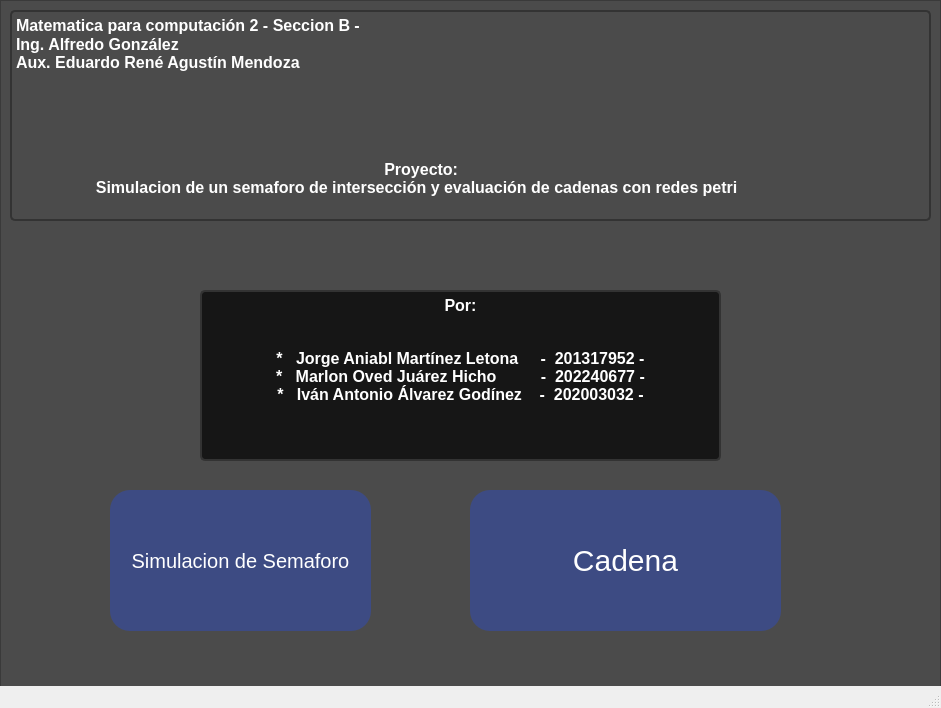
<?xml version="1.0" encoding="UTF-8"?>
<ui version="4.0">
 <class>ProyectoMC2</class>
 <widget class="QMainWindow" name="ProyectoMC2">
  <property name="enabled">
   <bool>true</bool>
  </property>
  <property name="geometry">
   <rect>
    <x>0</x>
    <y>0</y>
    <width>941</width>
    <height>708</height>
   </rect>
  </property>
  <property name="windowTitle">
   <string>MainWindow</string>
  </property>
  <widget class="QWidget" name="centralwidget">
   <widget class="QFrame" name="frame">
    <property name="enabled">
     <bool>true</bool>
    </property>
    <property name="geometry">
     <rect>
      <x>0</x>
      <y>0</y>
      <width>941</width>
      <height>691</height>
     </rect>
    </property>
    <property name="autoFillBackground">
     <bool>false</bool>
    </property>
    <property name="styleSheet">
     <string notr="true">background-color:white;
</string>
    </property>
    <property name="frameShape">
     <enum>QFrame::StyledPanel</enum>
    </property>
    <property name="frameShadow">
     <enum>QFrame::Raised</enum>
    </property>
    <widget class="QLabel" name="lbl_fondo">
     <property name="geometry">
      <rect>
       <x>6</x>
       <y>12</y>
       <width>931</width>
       <height>651</height>
      </rect>
     </property>
     <property name="styleSheet">
      <string notr="true"/>
     </property>
     <property name="text">
      <string/>
     </property>
     <property name="pixmap">
      <pixmap resource="../interface/img/img.qrc">:/fondo/fondo.jpg</pixmap>
     </property>
     <property name="scaledContents">
      <bool>true</bool>
     </property>
    </widget>
    <widget class="QPushButton" name="btn_cadena">
     <property name="geometry">
      <rect>
       <x>470</x>
       <y>490</y>
       <width>311</width>
       <height>141</height>
      </rect>
     </property>
     <property name="styleSheet">
      <string notr="true">QPushButton{
	border-radius: 20px;
	color: white;
    background-color: rgb(61, 75, 131);
    text-align: center;
    font-size: 30px;
    text-transform: uppercase;

}

QPushButton:hover{
    background-color: #ffd700;  /* Color dorado */
	color:black;
}</string>
     </property>
     <property name="text">
      <string>Cadena</string>
     </property>
    </widget>
    <widget class="QPushButton" name="btn_Semaforo">
     <property name="geometry">
      <rect>
       <x>110</x>
       <y>490</y>
       <width>261</width>
       <height>141</height>
      </rect>
     </property>
     <property name="styleSheet">
      <string notr="true">QPushButton{
	border-radius: 20px;
	color: white;
    background-color: rgb(61, 75, 131);
    text-align: center;
    font-size: 20px;
    text-transform: uppercase;

}

QPushButton:hover{
    background-color: #ffd700;  /* Color dorado */
	color:black;
}</string>
     </property>
     <property name="text">
      <string>Simulacion de Semaforo</string>
     </property>
    </widget>
    <widget class="QTextBrowser" name="txt_Nombres">
     <property name="geometry">
      <rect>
       <x>200</x>
       <y>290</y>
       <width>521</width>
       <height>171</height>
      </rect>
     </property>
     <property name="styleSheet">
      <string notr="true">    background-color: rgba(0, 0, 0, 180);  /* negro con transparencia */
    color: white;
    font-size: 30px;
    border: 2px solid #333;
    border-radius: 5px;
</string>
     </property>
     <property name="html">
      <string>&lt;!DOCTYPE HTML PUBLIC &quot;-//W3C//DTD HTML 4.0//EN&quot; &quot;http://www.w3.org/TR/REC-html40/strict.dtd&quot;&gt;
&lt;html&gt;&lt;head&gt;&lt;meta name=&quot;qrichtext&quot; content=&quot;1&quot; /&gt;&lt;style type=&quot;text/css&quot;&gt;
p, li { white-space: pre-wrap; }
&lt;/style&gt;&lt;/head&gt;&lt;body style=&quot; font-family:'MS Shell Dlg 2'; font-size:30px; font-weight:400; font-style:normal;&quot;&gt;
&lt;p align=&quot;center&quot; style=&quot; margin-top:0px; margin-bottom:0px; margin-left:0px; margin-right:0px; -qt-block-indent:0; text-indent:0px;&quot;&gt;&lt;span style=&quot; font-size:12pt; font-weight:600;&quot;&gt;Por:&lt;br /&gt;&lt;br /&gt;*   Jorge Aniabl Martínez Letona     -  201317952 -&lt;br /&gt;*   Marlon Oved Juárez Hicho          -  202240677 -&lt;br /&gt;*   Iván Antonio Álvarez Godínez    -  202003032 -&lt;/span&gt;&lt;/p&gt;&lt;/body&gt;&lt;/html&gt;</string>
     </property>
    </widget>
    <widget class="QTextBrowser" name="txt_Informacion">
     <property name="geometry">
      <rect>
       <x>10</x>
       <y>10</y>
       <width>921</width>
       <height>211</height>
      </rect>
     </property>
     <property name="styleSheet">
      <string notr="true">    background-color: rgba(0, 0, 0, 0);  /* negro con transparencia */
    color: white;
    font-size: 30px;
    border: 2px solid #333;
    border-radius: 5px;
</string>
     </property>
     <property name="html">
      <string>&lt;!DOCTYPE HTML PUBLIC &quot;-//W3C//DTD HTML 4.0//EN&quot; &quot;http://www.w3.org/TR/REC-html40/strict.dtd&quot;&gt;
&lt;html&gt;&lt;head&gt;&lt;meta name=&quot;qrichtext&quot; content=&quot;1&quot; /&gt;&lt;style type=&quot;text/css&quot;&gt;
p, li { white-space: pre-wrap; }
&lt;/style&gt;&lt;/head&gt;&lt;body style=&quot; font-family:'MS Shell Dlg 2'; font-size:30px; font-weight:400; font-style:normal;&quot;&gt;
&lt;p style=&quot; margin-top:0px; margin-bottom:0px; margin-left:0px; margin-right:0px; -qt-block-indent:0; text-indent:0px;&quot;&gt;&lt;span style=&quot; font-size:12pt; font-weight:600;&quot;&gt;Matematica para computación 2 - Seccion B -&lt;/span&gt;&lt;/p&gt;
&lt;p style=&quot; margin-top:0px; margin-bottom:0px; margin-left:0px; margin-right:0px; -qt-block-indent:0; text-indent:0px;&quot;&gt;&lt;span style=&quot; font-size:12pt; font-weight:600;&quot;&gt;Ing. Alfredo González&lt;br /&gt;Aux. Eduardo René Agustín Mendoza&lt;br /&gt;                                     &lt;/span&gt;&lt;/p&gt;
&lt;p style=&quot;-qt-paragraph-type:empty; margin-top:0px; margin-bottom:0px; margin-left:0px; margin-right:0px; -qt-block-indent:0; text-indent:0px; font-weight:600;&quot;&gt;&lt;br /&gt;&lt;/p&gt;
&lt;p style=&quot; margin-top:0px; margin-bottom:0px; margin-left:0px; margin-right:0px; -qt-block-indent:0; text-indent:0px;&quot;&gt;&lt;span style=&quot; font-size:30px; font-weight:600;&quot;&gt; &lt;/span&gt;&lt;/p&gt;
&lt;p style=&quot; margin-top:0px; margin-bottom:0px; margin-left:0px; margin-right:0px; -qt-block-indent:0; text-indent:0px;&quot;&gt;&lt;span style=&quot; font-size:12pt; font-weight:600;&quot;&gt;                                                                                   Proyecto:&lt;br /&gt;                  Simulacion de un semaforo de intersección y evaluación de cadenas con redes petri&lt;/span&gt;&lt;/p&gt;&lt;/body&gt;&lt;/html&gt;</string>
     </property>
    </widget>
    <widget class="QLabel" name="lbl_oscFondo">
     <property name="geometry">
      <rect>
       <x>-20</x>
       <y>-30</y>
       <width>961</width>
       <height>731</height>
      </rect>
     </property>
     <property name="styleSheet">
      <string notr="true">    background-color: rgba(0, 0, 0, 180);  /* negro con transparencia */</string>
     </property>
     <property name="text">
      <string/>
     </property>
    </widget>
    <zorder>lbl_fondo</zorder>
    <zorder>lbl_oscFondo</zorder>
    <zorder>btn_cadena</zorder>
    <zorder>btn_Semaforo</zorder>
    <zorder>txt_Nombres</zorder>
    <zorder>txt_Informacion</zorder>
   </widget>
  </widget>
  <widget class="QMenuBar" name="menubar">
   <property name="geometry">
    <rect>
     <x>0</x>
     <y>0</y>
     <width>941</width>
     <height>21</height>
    </rect>
   </property>
  </widget>
  <widget class="QStatusBar" name="statusbar"/>
 </widget>
 <resources>
  <include location="../img/img.qrc"/>
  <include location="../interface/img/img.qrc"/>
 </resources>
 <connections/>
</ui>
